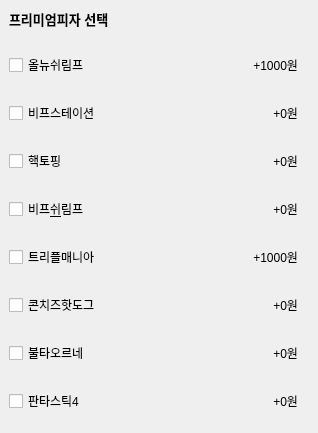
            <widget class="QWidget" name="widget_whole" native="true">
             <property name="minimumSize">
              <size>
               <width>318</width>
               <height>0</height>
              </size>
             </property>
             <property name="maximumSize">
              <size>
               <width>318</width>
               <height>16777215</height>
              </size>
             </property>
             <layout class="QVBoxLayout" name="verticalLayout_9">
              <property name="leftMargin">
               <number>0</number>
              </property>
              <property name="topMargin">
               <number>0</number>
              </property>
              <item>
               <widget class="QWidget" name="widget_title" native="true">
                <layout class="QVBoxLayout" name="verticalLayout_10">
                 <item>
                  <widget class="QLabel" name="label_20">
                   <property name="font">
                    <font>
                     <pointsize>10</pointsize>
                     <weight>75</weight>
                     <bold>true</bold>
                    </font>
                   </property>
                   <property name="text">
                    <string>프리미엄피자 선택</string>
                   </property>
                  </widget>
                 </item>
                </layout>
               </widget>
              </item>
              <item>
               <widget class="QWidget" name="widget_1" native="true">
                <layout class="QHBoxLayout" name="horizontalLayout_3">
                 <item>
                  <widget class="QCheckBox" name="checkBox_1">
                   <property name="text">
                    <string>올뉴쉬림프</string>
                   </property>
                  </widget>
                 </item>
                 <item>
                  <widget class="QLabel" name="theGogumaPrice">
                   <property name="text">
                    <string>+1000원</string>
                   </property>
                   <property name="alignment">
                    <set>Qt::AlignRight|Qt::AlignTrailing|Qt::AlignVCenter</set>
                   </property>
                  </widget>
                 </item>
                </layout>
               </widget>
              </item>
              <item>
               <widget class="QWidget" name="widget_3" native="true">
                <layout class="QHBoxLayout" name="horizontalLayout_2">
                 <item>
                  <widget class="QCheckBox" name="checkBox_2">
                   <property name="text">
                    <string>비프스테이션</string>
                   </property>
                  </widget>
                 </item>
                 <item>
                  <widget class="QLabel" name="redPeperoni">
                   <property name="text">
                    <string>+0원</string>
                   </property>
                   <property name="alignment">
                    <set>Qt::AlignRight|Qt::AlignTrailing|Qt::AlignVCenter</set>
                   </property>
                  </widget>
                 </item>
                </layout>
               </widget>
              </item>
              <item>
               <widget class="QWidget" name="widget_4" native="true">
                <layout class="QHBoxLayout" name="horizontalLayout_4">
                 <item>
                  <widget class="QCheckBox" name="checkBox_3">
                   <property name="text">
                    <string>핵토핑</string>
                   </property>
                  </widget>
                 </item>
                 <item>
                  <widget class="QLabel" name="Grildhotchicken">
                   <property name="text">
                    <string>+0원</string>
                   </property>
                   <property name="alignment">
                    <set>Qt::AlignRight|Qt::AlignTrailing|Qt::AlignVCenter</set>
                   </property>
                  </widget>
                 </item>
                </layout>
               </widget>
              </item>
              <item>
               <widget class="QWidget" name="widget_5" native="true">
                <layout class="QHBoxLayout" name="horizontalLayout_5">
                 <item>
                  <widget class="QCheckBox" name="checkBox_4">
                   <property name="text">
                    <string>비프&amp;쉬림프</string>
                   </property>
                  </widget>
                 </item>
                 <item>
                  <widget class="QLabel" name="bakoncheda">
                   <property name="text">
                    <string>+0원</string>
                   </property>
                   <property name="alignment">
                    <set>Qt::AlignRight|Qt::AlignTrailing|Qt::AlignVCenter</set>
                   </property>
                  </widget>
                 </item>
                </layout>
               </widget>
              </item>
              <item>
               <widget class="QWidget" name="widget_6" native="true">
                <layout class="QHBoxLayout" name="horizontalLayout_6">
                 <item>
                  <widget class="QCheckBox" name="checkBox_5">
                   <property name="text">
                    <string>트리플매니아</string>
                   </property>
                  </widget>
                 </item>
                 <item>
                  <widget class="QLabel" name="bakoncheda_2">
                   <property name="text">
                    <string>+1000원</string>
                   </property>
                   <property name="alignment">
                    <set>Qt::AlignRight|Qt::AlignTrailing|Qt::AlignVCenter</set>
                   </property>
                  </widget>
                 </item>
                </layout>
               </widget>
              </item>
              <item>
               <widget class="QWidget" name="widget_7" native="true">
                <layout class="QHBoxLayout" name="horizontalLayout_7">
                 <item>
                  <widget class="QCheckBox" name="checkBox_6">
                   <property name="text">
                    <string>콘치즈핫도그</string>
                   </property>
                  </widget>
                 </item>
                 <item>
                  <widget class="QLabel" name="bakoncheda_3">
                   <property name="text">
                    <string>+0원</string>
                   </property>
                   <property name="alignment">
                    <set>Qt::AlignRight|Qt::AlignTrailing|Qt::AlignVCenter</set>
                   </property>
                  </widget>
                 </item>
                </layout>
               </widget>
              </item>
              <item>
               <widget class="QWidget" name="widget_8" native="true">
                <layout class="QHBoxLayout" name="horizontalLayout_8">
                 <item>
                  <widget class="QCheckBox" name="checkBox_7">
                   <property name="text">
                    <string>불타오르네</string>
                   </property>
                  </widget>
                 </item>
                 <item>
                  <widget class="QLabel" name="bakoncheda_4">
                   <property name="text">
                    <string>+0원</string>
                   </property>
                   <property name="alignment">
                    <set>Qt::AlignRight|Qt::AlignTrailing|Qt::AlignVCenter</set>
                   </property>
                  </widget>
                 </item>
                </layout>
               </widget>
              </item>
              <item>
               <widget class="QWidget" name="widget_9" native="true">
                <layout class="QHBoxLayout" name="horizontalLayout_9">
                 <item>
                  <widget class="QCheckBox" name="checkBox_8">
                   <property name="text">
                    <string>판타스틱4</string>
                   </property>
                  </widget>
                 </item>
                 <item>
                  <widget class="QLabel" name="bakoncheda_5">
                   <property name="text">
                    <string>+0원</string>
                   </property>
                   <property name="alignment">
                    <set>Qt::AlignRight|Qt::AlignTrailing|Qt::AlignVCenter</set>
                   </property>
                  </widget>
                 </item>
                </layout>
               </widget>
              </item>
             </layout>
            </widget>
